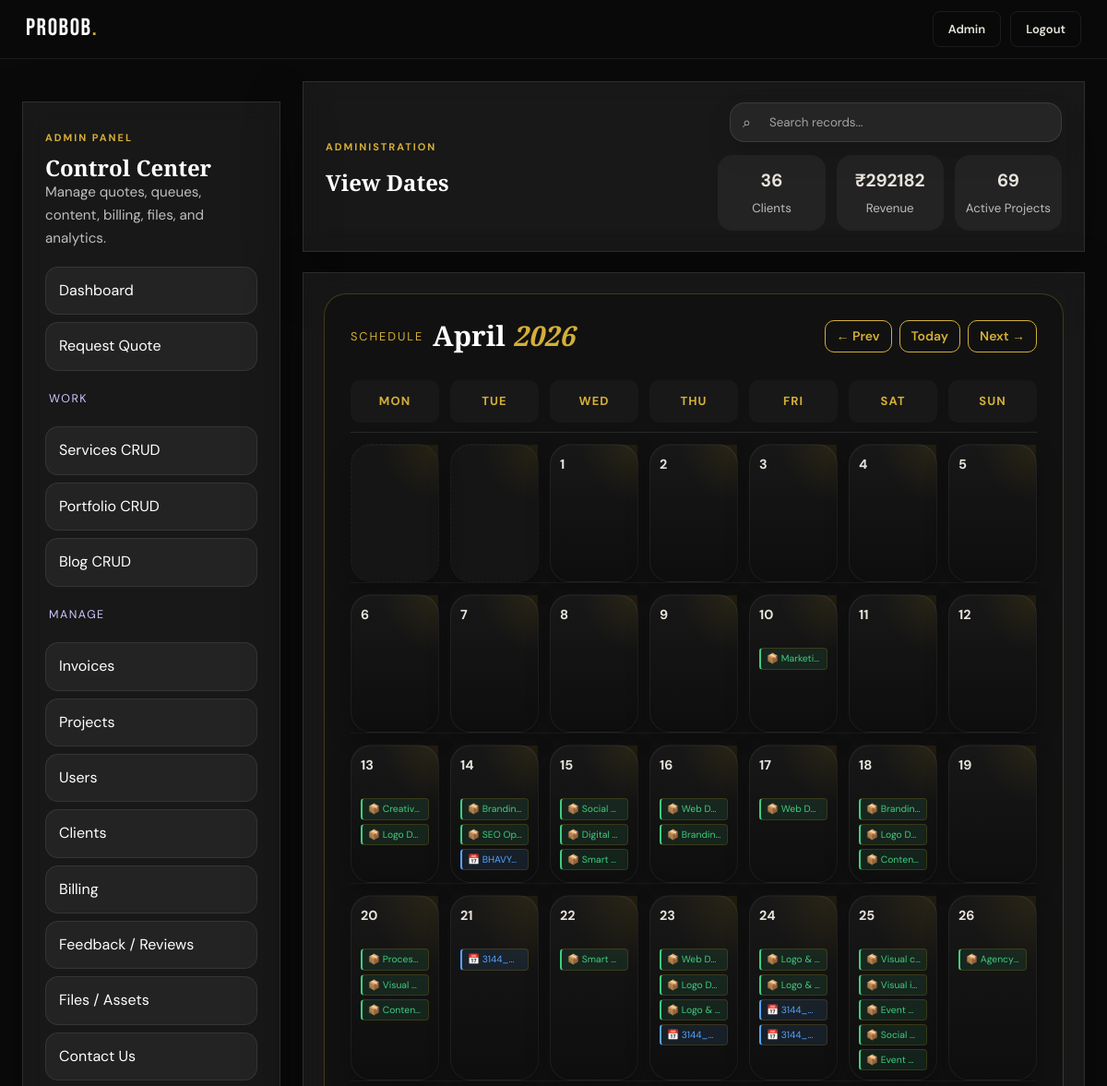
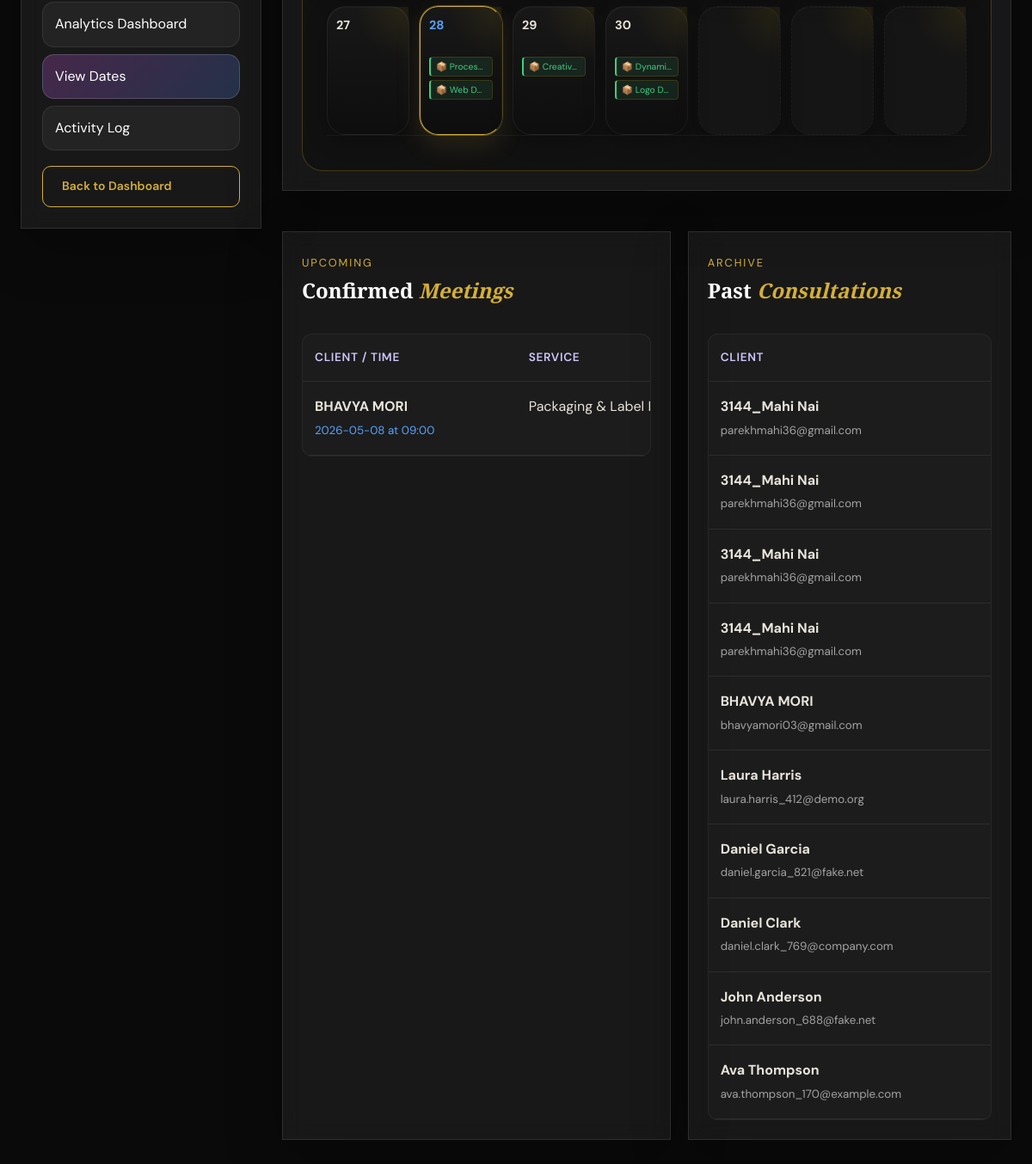
Page /admin/view-dates (signed in) on the committed database (2 pictures, top to bottom).
### tables this page shows
CREATE TABLE projects (
            id INTEGER PRIMARY KEY AUTOINCREMENT,
            user_id INTEGER,
            quote_id INTEGER,
            title TEXT NOT NULL,
            service TEXT,
            brief TEXT,
            status TEXT DEFAULT 'Inquiry Received',
            priority TEXT DEFAULT 'Medium',
            budget TEXT,
            due_date TEXT,
            designer_name TEXT,
            progress INTEGER DEFAULT 0,
            created_at TEXT DEFAULT CURRENT_TIMESTAMP
        );

CREATE TABLE bookings (
            id INTEGER PRIMARY KEY AUTOINCREMENT,
            user_id INTEGER,
            name TEXT NOT NULL,
            email TEXT NOT NULL,
            phone TEXT,
            service_interest TEXT,
            booking_date TEXT,
            booking_time TEXT,
            meeting_mode TEXT,
            notes TEXT,
            status TEXT DEFAULT 'Requested',
            created_at TEXT DEFAULT CURRENT_TIMESTAMP
        );

### app.py (the view)
@app.route('/admin/view-dates')
@admin_required
def admin_view_dates():
    db = get_db()
    month = request.args.get('month', type=int)
    year = request.args.get('year', type=int)
    today = datetime.today()
    if not month: month = today.month
    if not year: year = today.year
    projects = db.execute("SELECT id, title, due_date, status FROM projects WHERE due_date IS NOT NULL AND due_date != ''").fetchall()
    project_map = {}
    for p in projects:
        try:
            dt = datetime.strptime(p['due_date'], '%Y-%m-%d')
            if dt.month == month and dt.year == year:
                day = dt.day
                if day not in project_map: project_map[day] = []
                project_map[day].append({'type': 'project', 'id': p['id'], 'title': p['title'], 'status': p['status']})
        except ValueError: continue
    bookings = db.execute("SELECT id, name, booking_date, booking_time, status, service_interest FROM bookings WHERE booking_date IS NOT NULL AND booking_date != ''").fetchall()
    booking_map = {}
    for b in bookings:
        try:
            dt = datetime.strptime(b['booking_date'], '%Y-%m-%d')
            if dt.month == month and dt.year == year:
                day = dt.day
                if day not in booking_map: booking_map[day] = []
                booking_map[day].append({'type': 'booking', 'id': b['id'], 'title': f"{b['name']} ({b['booking_time']})", 'status': b['status'], 'service': b['service_interest']})
        except ValueError: continue
    upcoming_meetings = db.execute("SELECT * FROM bookings WHERE booking_date >= ? AND status NOT IN ('Cancelled', 'Completed') ORDER BY booking_date ASC, booking_time ASC", (today.strftime('%Y-%m-%d'),)).fetchall()
    past_meetings = db.execute("SELECT * FROM bookings WHERE booking_date < ? OR status IN ('Cancelled', 'Completed') ORDER BY booking_date DESC LIMIT 10", (today.strftime('%Y-%m-%d'),)).fetchall()
    cal = calendar.monthcalendar(year, month)
    month_name = calendar.month_name[month]
    prev_month, prev_year = (month-1, year) if month > 1 else (12, year-1)
    next_month, next_year = (month+1, year) if month < 12 else (1, year+1)
    return render_template(
        'admin_view_dates.html',
        cal=cal, month=month, year=year, month_name=month_name,
        project_map=project_map, booking_map=booking_map,
        upcoming_meetings=upcoming_meetings, past_meetings=past_meetings,
        prev_month=prev_month, prev_year=prev_year,
        next_month=next_month, next_year=next_year,
        today=today,
        **admin_common_context('view_dates')
    )

### app.py (called while the page is built)
def get_db():
    db = getattr(g, '_database', None)
    if db is None:
        db = g._database = sqlite3.connect(DATABASE)
        db.row_factory = sqlite3.Row
    return db

@app.teardown_appcontext
def close_connection(exception):
    db = getattr(g, '_database', None)
    if db is not None:
        db.close()

def admin_required(f):
    @wraps(f)
    def decorated(*args, **kwargs):
        user = get_current_user()
        if not user:
            flash('Please log in to access this page.', 'warning')
            return redirect(url_for('login', next=request.path))
        if user['role'] != 'admin':
            flash('Admin access only.', 'error')
            return redirect(url_for('dashboard'))
        return f(*args, **kwargs)
    return decorated

def get_current_user():
    if 'user_id' not in session:
        return None
    return get_db().execute('SELECT * FROM users WHERE id=?', (session['user_id'],)).fetchone()

def get_user_notifications(limit=5, only_unread=False):
    user = get_current_user()
    if not user:
        return []
    query = 'SELECT * FROM notifications WHERE user_id=?'
    params = [user['id']]
    if only_unread:
        query += ' AND is_read=0'
    query += ' ORDER BY id DESC LIMIT ?'
    params.append(limit)
    return get_db().execute(query, tuple(params)).fetchall()

def unread_notification_count():
    user = get_current_user()
    if not user:
        return 0
    return get_db().execute('SELECT COUNT(*) FROM notifications WHERE user_id=? AND is_read=0', (user['id'],)).fetchone()[0]

@app.context_processor
def inject_user():
    user = get_current_user()
    play_login_sound = bool(session.pop('play_login_sound', False))
    return {
        'current_user': user,
        'notif_preview': get_user_notifications(limit=5) if user else [],
        'notif_unread_count': unread_notification_count() if user else 0,
        'play_login_sound': play_login_sound,
        'now_iso': now_iso
    }

def admin_common_context(section='dashboard'):
    return {'admin_section': section, 'admin_stats': admin_overview_stats()}

### templates/admin_view_dates.html (shortened to what this page needs)
{% extends "admin_base.html" %}
{% block admin_heading %}View Dates{% endblock %}
{% block admin_body %}
<div class="glass-card admin-section" style="margin-bottom: 25px;">
    <div class="calendar-card">
        <div class="calendar-topbar" style="margin-bottom: 20px; display: flex; justify-content: space-between; align-items: center;">
            <div style="display: flex; gap: 10px; align-items: center;">
                <span class="panel-kicker" style="margin-bottom: 0;">Schedule</span>
                <h2 style="margin: 0;">{{ month_name }} <em>{{ year }}</em></h2>
            </div>
            <div style="display: flex; gap: 8px;">
                <a href="{{ url_for('admin_view_dates', month=prev_month, year=prev_year) }}" class="btn-outline" style="padding: 5px 12px;">← Prev</a>
                <a href="{{ url_for('admin_view_dates', month=today.month, year=today.year) }}" class="btn-outline" style="padding: 5px 12px;">Today</a>
                <a href="{{ url_for('admin_view_dates', month=next_month, year=next_year) }}" class="btn-outline" style="padding: 5px 12px;">Next →</a>
            </div>
        </div>
        <div class="calendar-grid calendar-head" style="display: grid; grid-template-columns: repeat(7, 1fr); text-align: center; font-weight: 600; padding: 10px 0; border-bottom: 1px solid rgba(255,255,255,0.1); color: rgba(255,255,255,0.6); font-size: 0.8rem;">
            <div>MON</div><div>TUE</div><div>WED</div>
            <div>THU</div><div>FRI</div><div>SAT</div><div>SUN</div>
        </div>
        {% for week in cal %}
        <div class="calendar-grid calendar-week" style="display: grid; grid-template-columns: repeat(7, 1fr); min-height: 120px; border-bottom: 1px solid rgba(255,255,255,0.05);">
            {% for day in week %}
                {% if day == 0 %}
                    <div class="calendar-day empty" style="background: rgba(255,255,255,0.02);"></div>
                {% else %}
                    <div class="calendar-day {% if day == today.day and month == today.month and year == today.year %}today{% endif %}" style="padding: 10px; border-right: 1px solid rgba(255,255,255,0.05); position: relative;">
                        <div class="calendar-day-num" style="font-size: 0.9rem; font-weight: 700; margin-bottom: 8px; {% if day == today.day and month == today.month and year == today.year %}color: #56a4ff;{% endif %}">{{ day }}</div>
                        <div class="calendar-events" style="display: grid; gap: 4px;">
                            {% if day in project_map %}
                                {% for item in project_map[day] %}
                                    <div class="calendar-event" style="font-size: 0.65rem; padding: 2px 6px; border-radius: 4px; background: rgba(63, 205, 128, 0.1); border-left: 2px solid #3fcd80; color: #3fcd80; white-space: nowrap; overflow: hidden; text-overflow: ellipsis;" title="Project: {{ item.title }}">
                                        📦 {{ item.title }}
                                    </div>
                                {% endfor %}
                            {% endif %}
                            {% if day in booking_map %}
                                {% for item in booking_map[day] %}
                                    <div class="calendar-event" style="font-size: 0.65rem; padding: 2px 6px; border-radius: 4px; background: rgba(86, 164, 255, 0.1); border-left: 2px solid #56a4ff; color: #56a4ff; white-space: nowrap; overflow: hidden; text-overflow: ellipsis;" title="Meeting: {{ item.title }}">
                                        📅 {{ item.title }}
                                    </div>
                                {% endfor %}
                            {% endif %}
                        </div>
                    </div>
                {% endif %}
            {% endfor %}
        </div>
        {% endfor %}
    </div>
</div>
<div class="admin-columns">
    <div class="glass-card admin-section">
        <div class="panel-head">
            <div>
                <span class="panel-kicker">Upcoming</span>
                <h2>Confirmed <em>Meetings</em></h2>
            </div>
        </div>
        <div class="table-wrap">
            <table class="admin-table">
                <thead>
                    <tr>
                        <th>Client / Time</th>
                        <th>Service</th>
                    </tr>
                </thead>
                <tbody>
                    {% for meet in upcoming_meetings %}
                    <tr>
                        <td>
                            <strong>{{ meet.name }}</strong><br>
                            <small style="color: #56a4ff;">{{ meet.booking_date }} at {{ meet.booking_time }}</small>
                        </td>
                        <td>{{ meet.service_interest or '—' }}</td>
                    </tr>
                    {% else %}
                    <tr><td colspan="4" class="admin-search-empty">No upcoming meetings.</td></tr>
                    {% endfor %}
                </tbody>
            </table>
        </div>
    </div>
    <div class="glass-card admin-section">
        <div class="panel-head">
            <div>
                <span class="panel-kicker">Archive</span>
                <h2>Past <em>Consultations</em></h2>
            </div>
        </div>
        <div class="table-wrap">
            <table class="admin-table">
                <thead>
                    <tr>
                        <th>Client</th>
                    </tr>
                </thead>
                <tbody>
                    {% for meet in past_meetings %}
                    <tr>
                        <td>
                            <strong>{{ meet.name }}</strong><br>
                            <small style="color: rgba(255,255,255,0.6);">{{ meet.email }}</small>
                        </td>
                    </tr>
                    {% else %}
                    <tr><td colspan="3" class="admin-search-empty">No history.</td></tr>
                    {% endfor %}
                </tbody>
            </table>
        </div>
    </div>
</div>
{% endblock %}

### static/css/style.css (style rules this page uses)
*, *::before, *::after { box-sizing: border-box; margin: 0; padding: 0; }
:root { --bg: #0a0a0a; --bg-2: #111111; --bg-3: #181818; --bg-4: #222222; --border: rgba(255,255,255,0.08); --border-gold: rgba(212,175,55,0.25); --gold: #d4af37; --gold-light: #f0d060; --gold-dim: rgba(212,175,55,0.15); --white: #ffffff; --text: #e8e4dc; --text-2: #9e9a93; --text-3: #5c5852; --red: #e05555; --radius: 12px; --radius-lg: 20px; --shadow: 0 8px 32px rgba(0,0,0,0.5); --shadow-gold: 0 0 40px rgba(212,175,55,0.12); --font-display: 'Bebas Neue', sans-serif; --font-serif: 'Playfair Display', Georgia, serif; --font-body: 'DM Sans', system-ui, sans-serif; --nav-h: 64px; --ticker-h: 36px; }
html { scroll-behavior: smooth; }
body { background: var(--bg); color: var(--text); font-family: var(--font-body); font-size: 16px; line-height: 1.65; -webkit-font-smoothing: antialiased; overflow-x: hidden; }
a { color: inherit; text-decoration: none; }
h1,h2,h3,h4,h5 { font-family: var(--font-serif); font-weight: 700; line-height: 1.15; color: var(--white); }
em { font-style: italic; color: var(--gold); }
.btn-outline { display: inline-flex; align-items: center; gap: 6px; background: transparent; color: var(--gold); font-weight: 600; font-size: 14px; padding: 11px 22px; border-radius: 10px; border: 1px solid var(--gold); transition: background .2s, color .2s; }
.glass-card { background:rgba(255,255,255,.06);backdrop-filter:blur(12px);border:1px solid rgba(255,255,255,.1);box-shadow:0 20px 60px rgba(0,0,0,.28); }
.panel-head { display:flex;align-items:flex-start;justify-content:space-between;gap:18px;margin-bottom:20px; }
.panel-kicker { display:inline-block;font-size:.8rem;letter-spacing:.15em;text-transform:uppercase;color:#d4af37;margin-bottom:8px; }
.calendar-card { padding: 28px; border-radius: 24px; background: var(--bg-2); border: 1px solid var(--border-gold); }
.calendar-topbar { display: flex; align-items: center; justify-content: space-between; gap: 16px; margin-bottom: 24px; }
.calendar-grid { display: grid; grid-template-columns: repeat(7, minmax(120px, 1fr)); gap: 16px; }
.calendar-day { position: relative; min-height: 150px; border-radius: 22px; padding: 16px 14px; background: linear-gradient(180deg, rgba(24,24,24,0.96), rgba(14,14,14,0.98)); border: 1px solid rgba(255, 196, 0, 0.12); box-shadow: inset 0 1px 0 rgba(255,255,255,0.03), 0 8px 24px rgba(0,0,0,0.28); overflow: hidden; transition: transform 0.25s ease, box-shadow 0.25s ease, border-color 0.25s ease; }
.calendar-day::before { content: ""; position: absolute; inset: 0; background: radial-gradient(circle at top right, rgba(255,196,0,0.08), transparent 35%); pointer-events: none; }
.calendar-topbar h2 { margin: 0; font-size: 30px; color: var(--white); text-align: center; }
.calendar-grid { display: grid; grid-template-columns: repeat(7, 1fr); gap: 12px; }
.calendar-head { margin-bottom: 12px; }
.calendar-head div { text-align: center; padding: 12px 8px; background: var(--bg-3); border-radius: 10px; color: var(--gold); font-weight: 700; font-size: 13px; letter-spacing: 0.08em; text-transform: uppercase; }
.calendar-week { margin-bottom: 12px; }
.calendar-day { min-height: 140px; background: var(--bg-3); border: 1px solid var(--border); border-radius: 16px; padding: 12px; position: relative; display: flex; flex-direction: column; gap: 10px; }
.calendar-day.empty { background: transparent; border: 1px dashed rgba(255,255,255,0.04); }
.calendar-day.today { border-color: var(--gold); box-shadow: 0 0 0 1px rgba(212,175,55,0.35), 0 12px 30px rgba(212,175,55,0.12); }
.calendar-events { display: flex; flex-direction: column; gap: 8px; margin-top: 6px; }
.calendar-event { padding: 8px 10px; border-radius: 12px; background: rgba(255, 196, 0, 0.06); border: 1px solid rgba(255, 196, 0, 0.15); transition: all 0.25s ease; cursor: pointer; position: relative; overflow: hidden; }
.calendar-day { position: relative; min-height: 150px; border-radius: 22px; background: linear-gradient(180deg, rgba(24,24,24,0.98), rgba(14,14,14,0.98)); border: 1px solid rgba(255,255,255,0.06); overflow: visible; transition: all 0.25s ease; }
.calendar-event::before { content: ""; position: absolute; inset: 0; background: linear-gradient(120deg, transparent, rgba(255,196,0,0.15), transparent); opacity: 0; transition: opacity 0.3s ease; }

### rows in the picture
projects: title "Marketi…"
projects: title "Creativ…"
projects: title "Logo D…"
projects: title "Brandin…"
projects: title "SEO Op…"
bookings: title "BHAVY…", name "BHAVYA MORI", email "bhavyamori03@gmail.com"
projects: title "Social…"
projects: title "Digital…"
projects: title "Smart…"
projects: title "Web D…"
projects: title "Brandin…"
projects: title "Web D…"
projects: title "Brandin…"
projects: title "Logo D…"
projects: title "Conten…"
projects: title "Proces…"
projects: title "Visual…"
projects: title "Conten…"
bookings: title "3144_…", name "3144_Mahi Nai", email "parekhmahi36@gmail.com"
projects: title "Smart…"
projects: title "Web D…"
projects: title "Logo D…"
projects: title "Logo &…"
bookings: title "3144_…", name "3144_Mahi Nai", email "parekhmahi36@gmail.com"
projects: title "Logo &…"
projects: title "Logo &…"
bookings: title "3144_…", name "3144_Mahi Nai", email "parekhmahi36@gmail.com"
bookings: title "3144_…", name "3144_Mahi Nai", email "parekhmahi36@gmail.com"
projects: title "Visual c…"
projects: title "Visual i…"
projects: title "Event…"
projects: title "Social…"
projects: title "Event…"
projects: title "Agency…"
projects: title "Proces…"
projects: title "Web D…"
projects: title "Creativ…"
projects: title "Dynami…"
projects: title "Logo D…"
bookings: name "BHAVYA MORI", booking_date "2026-05-08", booking_time "09:00", service_interest "Packaging & Label…"
bookings: name "Laura Harris", email "laura.harris_412@demo.org"
bookings: name "Daniel Garcia", email "daniel.garcia_821@fake.net"
bookings: name "Daniel Clark", email "daniel.clark_769@company.com"
bookings: name "John Anderson", email "john.anderson_688@fake.net"
bookings: name "Ava Thompson", email "ava.thompson_170@example.com"

### other values in the picture
{{ admin_stats.clients }} "36"
{{ admin_stats.revenue }} "292182"
{{ admin_stats.active_projects }} "69"
{{ month_name }} "April"
{{ year }} "2026"
{{ day }} "1" "2" "3" "4" "5" "6" "7" "8" "9" "10" "11" "12" "13" "14" "15" "16" "17" "18" "19" "20" "21" "22" "23" "24" "25" "26" "27" "28" "29" "30"
